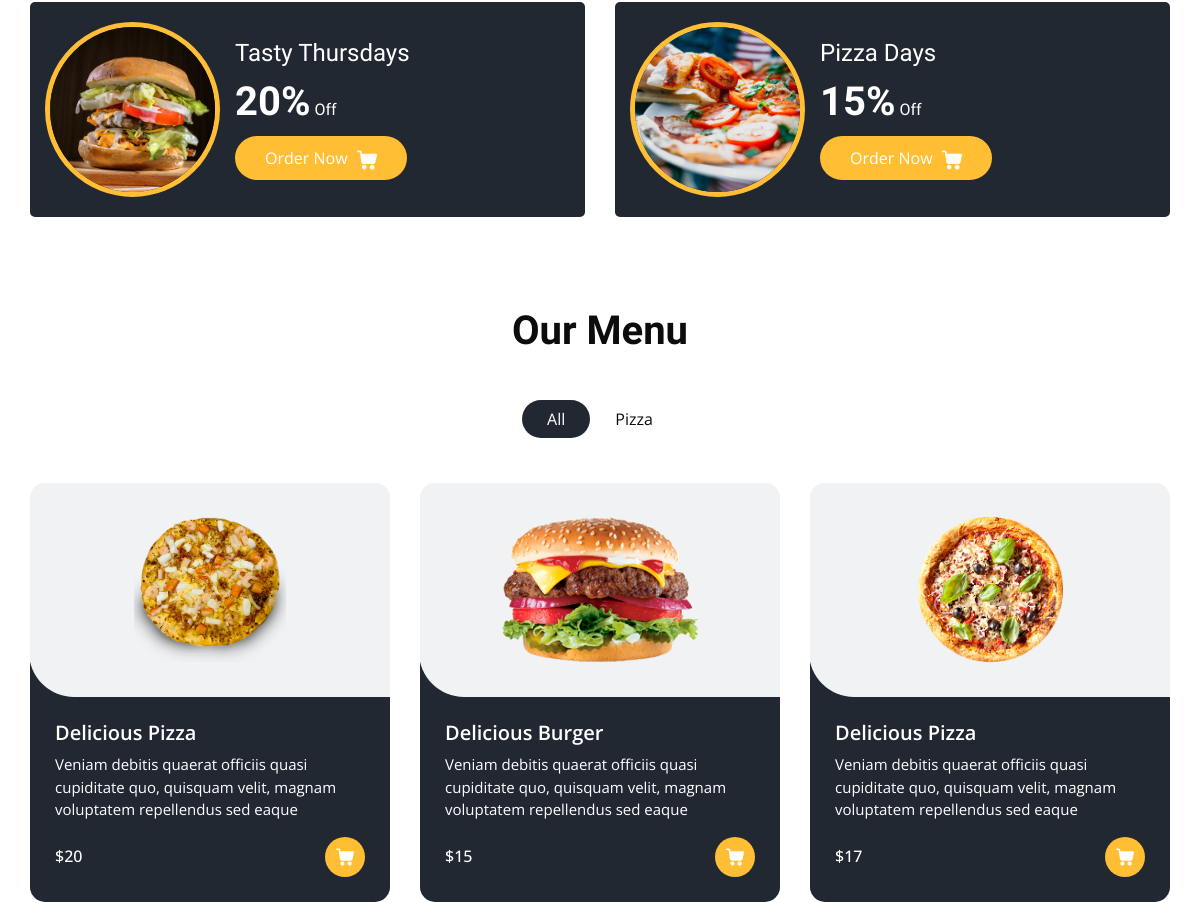
Before: / (middle part) with the older database file.
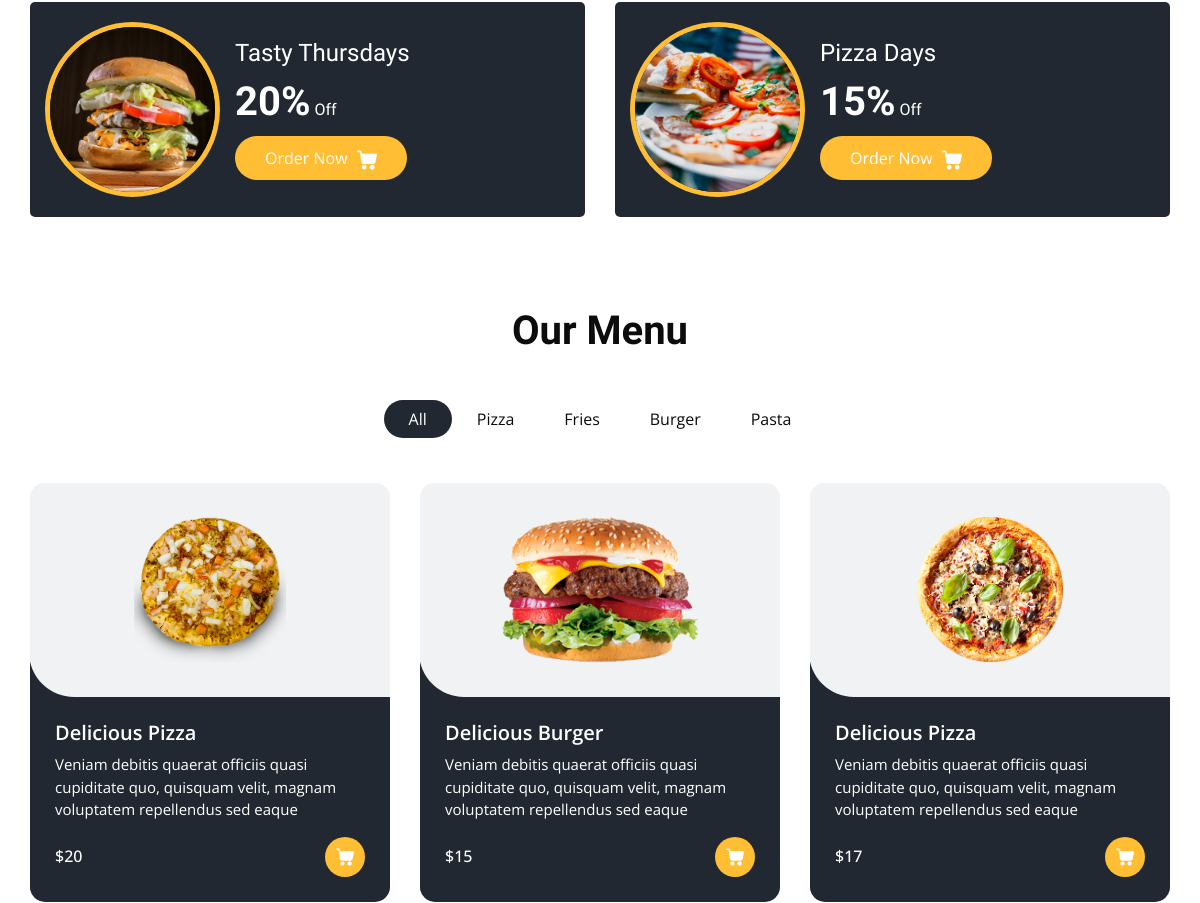
After: the same page with the newer database file.
### SiteInfo/models.py (models this page shows, shortened)
class Site(models.Model):
    title = models.CharField(max_length=255)
    copyright = models.TextField()
    Section_banner_image = models.FileField()
    Description_footer = models.TextField()

### Services/models.py (models this page shows, shortened)
class Categorie(models.Model):
    Name = models.CharField(max_length=255)

class Plat(models.Model):
    Nom = models.CharField(max_length=255)
    Description = models.TextField(max_length=500)
    Image = models.FileField()
    Prix = models.CharField(max_length=255)
    Rprix = models.CharField(max_length=255)
    Boolean = models.BooleanField()
    category = models.ForeignKey(Categorie , on_delete=models.SET_NULL, null=True)

### SiteInfo/views.py (the view)
# urls.py: path('', index , name="index" )
def index(request):
    banners= Banner.objects.all()
    plats = Plat.objects.all()
    about = About.objects.all()
    site = Site.objects.all()
    comments = Testimony.objects.all()
    category = Categorie.objects.all()
    return render(request, 'display/index.html', locals())

### SiteInfo/templates/display/index.html (shortened to what this page needs)
{% load static %}
<!DOCTYPE html>
<html>
<head>
  <link rel="stylesheet" type="text/css" href="{% static 'assets/css/bootstrap.css' %}" />
  <link rel="stylesheet" type="text/css" href="https://cdnjs.cloudflare.com/ajax/libs/OwlCarousel2/2.3.4/assets/owl.carousel.min.css" />
  <link rel="stylesheet" href="https://cdnjs.cloudflare.com/ajax/libs/jquery-nice-select/1.1.0/css/nice-select.min.css" />
  <link href="{% static 'assets/css/font-awesome.min.css' %}" rel="stylesheet" />
  <link href="{% static 'assets/css/style.css' %}" rel="stylesheet" />
  <link href="{% static 'assets/css/responsive.css' %}" rel="stylesheet" />
</head>
<body>
{% for item in site %}
  <section class="offer_section layout_padding-bottom">
    <div class="offer_container">
      <div class="container ">
        <div class="row">
          <div class="col-md-6  ">
            <div class="box ">
              <div class="img-box">
                <img src="{% static 'assets/images/o1.jpg' %}" alt="">
              </div>
              <div class="detail-box">
                <h5>
                  Tasty Thursdays
                </h5>
                <h6>
                  <span>20%</span> Off
                </h6>
                <a href="">
                  Order Now
                </a>
              </div>
            </div>
          </div>
          <div class="col-md-6  ">
            <div class="box ">
              <div class="img-box">
                <img src="{% static 'assets/images/o2.jpg' %}" alt="">
              </div>
              <div class="detail-box">
                <h5>
                  Pizza Days
                </h5>
                <h6>
                  <span>15%</span> Off
                </h6>
                <a href="">
                  Order Now
                </a>
              </div>
            </div>
          </div>
        </div>
      </div>
    </div>
  </section>
  <section class="food_section layout_padding-bottom">
    <div class="container">
      <div class="heading_container heading_center">
        <h2>
          Our Menu
        </h2>
      </div>
      <ul class="filters_menu">
        <li class="active" data-filter="*">All</li>
        {% for items in category %}
        <li data-filter=".{{items.Name}}">{{items.Name}}</li>
        {% endfor %}
      </ul>
      <div class="filters-content">
        <div class="row grid">
        {% for item in plats %}
          <div class="col-sm-6 col-lg-4 all {{item.category.Name}}">
            <div class="box">
              <div>
                  <div class="img-box">
                  <img src="{{item.Image.url}}" alt="">
                </div>
                <div class="detail-box">
                  <h5>
                    {{item.Nom}}
                  </h5>
                  <p>
                    {{item.Description}}
                  </p>
                  <div class="options">
                    <h6>
                      {{item.Prix}}
                    </h6>
                    <a href="">
                    </a>
                  </div>
                </div>
              </div>
            </div>
          </div>
      {% endfor %}
        </div>
      </div>
    </div>
  </section>
{% endfor %}
</body>
</html>

### SiteInfo/static/assets/css/style.css (style rules this page uses)
body { font-family: "Open Sans", sans-serif; color: #0c0c0c; background-color: #ffffff; overflow-x: hidden; }
.layout_padding-bottom { padding-bottom: 90px; }
h1, h2 { font-family: 'Dancing Script', cursive; }
.heading_container { display: -webkit-box; display: -ms-flexbox; display: flex; -webkit-box-orient: vertical; -webkit-box-direction: normal; -ms-flex-direction: column; flex-direction: column; -webkit-box-align: start; -ms-flex-align: start; align-items: flex-start; }
.heading_container h2 { position: relative; margin-bottom: 0; font-size: 2.5rem; font-weight: bold; }
.heading_container.heading_center { -webkit-box-align: center; -ms-flex-align: center; align-items: center; text-align: center; }
a, a:hover, a:focus { text-decoration: none; }
.offer_section { position: relative; padding-top: 45px; }
.offer_section .box { display: -webkit-box; display: -ms-flexbox; display: flex; -webkit-box-align: center; -ms-flex-align: center; align-items: center; margin-top: 45px; border-radius: 5px; padding: 20px 15px; background-color: #222831; color: #ffffff; }
.offer_section .box .img-box { width: 175px; min-width: 175px; height: 175px; margin-right: 15px; position: relative; -webkit-transition: all 0.1 0.5s; transition: all 0.1 0.5s; border-radius: 100%; border: 5px solid #ffbe33; overflow: hidden; }
.offer_section .box .img-box img { width: 100%; -webkit-transition: all .2s; transition: all .2s; }
.offer_section .box .detail-box h5 { font-family: 'Dancing Script', cursive; font-size: 24px; margin: 0; }
.offer_section .box .detail-box h6 { font-family: 'Dancing Script', cursive; margin: 10px 0; }
.offer_section .box .detail-box h6 span { font-size: 2.5rem; font-weight: bold; }
.offer_section .box .detail-box a { display: inline-block; padding: 10px 30px; background-color: #ffbe33; color: #ffffff; border-radius: 45px; -webkit-transition: all 0.3s; transition: all 0.3s; border: none; }
.offer_section .box .detail-box a svg { width: 20px; height: auto; margin-left: 5px; fill: #ffffff; }
.food_section .filters_menu { padding: 0; display: -webkit-box; display: -ms-flexbox; display: flex; -ms-flex-wrap: wrap; flex-wrap: wrap; -webkit-box-pack: center; -ms-flex-pack: center; justify-content: center; list-style-type: none; margin: 45px 0 20px 0; }
.food_section .filters_menu li { padding: 7px 25px; cursor: pointer; border-radius: 25px; }
.food_section .filters_menu li.active { background-color: #222831; color: #ffffff; }
.food_section .box { position: relative; margin-top: 25px; background-color: #ffffff; border-radius: 10px; color: #ffffff; border-radius: 15px; overflow: hidden; background: linear-gradient(to bottom, #f1f2f3 25px, #222831 25px); }
.food_section .box .img-box { background: #f1f2f3; display: -webkit-box; display: -ms-flexbox; display: flex; -webkit-box-pack: center; -ms-flex-pack: center; justify-content: center; -webkit-box-align: center; -ms-flex-align: center; align-items: center; height: 215px; border-radius: 0 0 0 45px; margin: -1px; padding: 25px; }
.food_section .box .img-box img { max-width: 100%; max-height: 145px; -webkit-transition: all .2s; transition: all .2s; }
.food_section .box .detail-box { padding: 25px; }
.food_section .box .detail-box h5 { font-weight: 600; }
.food_section .box .detail-box p { font-size: 15px; }
.food_section .box .detail-box h6 { margin-top: 10px; }
.food_section .box .options { display: -webkit-box; display: -ms-flexbox; display: flex; -webkit-box-pack: justify; -ms-flex-pack: justify; justify-content: space-between; }
.food_section .box .options a { width: 40px; height: 40px; border-radius: 100%; background: #ffbe33; display: -webkit-box; display: -ms-flexbox; display: flex; -webkit-box-pack: center; -ms-flex-pack: center; justify-content: center; -webkit-box-align: center; -ms-flex-align: center; align-items: center; }
.food_section .box .options a svg { width: 18px; height: auto; fill: #ffffff; }

### SiteInfo/static/assets/css/responsive.css (style rules this page uses)
@media (min-width: 1200px) { .container { max-width: 1170px; } }

Changed rows visible on the page:
added Categorie: Name "Fries"
added Categorie: Name "Burger"
added Categorie: Name "Pasta"
